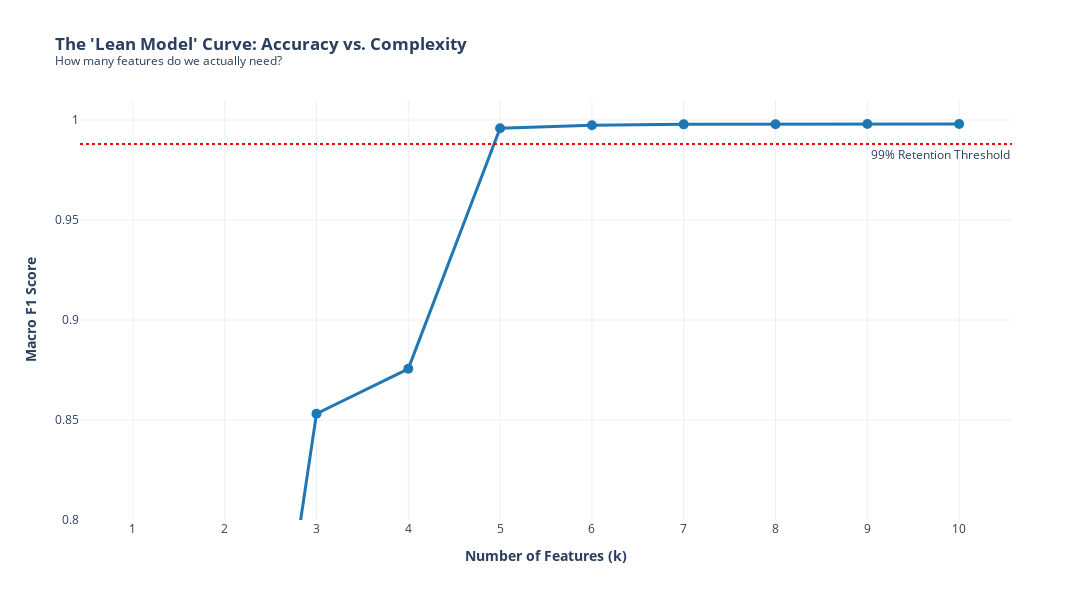

Notebook cell for this chart:
### Markdown cell above
### **6.4.2. The "Elbow" Visualization (Code)**

This figure answers the question: *"Where is the point of diminishing returns?"*

### Code cell
# --- Visualization: Accuracy vs. Complexity ---

# Create Hover Text
hover_text = [
    f"<b>Top {row.k_features} Features</b><br>Added: {row.features_added}<br>F1: {row.Macro_F1:.4f}<br>Retention: {row.Performance_Retention:.2f}%"
    for _, row in df_lean.iterrows()
]

# Plot
fig = go.Figure()

# Line: Macro F1
fig.add_trace(go.Scatter(
    x=df_lean['k_features'],
    y=df_lean['Macro_F1'],
    mode='lines+markers',
    name='Macro F1 Score',
    line=dict(color='#1f77b4', width=3),
    marker=dict(size=10, color='#1f77b4'),
    text=hover_text,
    hoverinfo='text'
))

# Threshold Line (99% Performance Retention)
threshold_val = baseline_f1 * 0.99
fig.add_hline(
    y=threshold_val, 
    line_dash="dot", 
    line_color="red", 
    annotation_text="99% Retention Threshold", 
    annotation_position="bottom right"
)

# Layout
fig.update_layout(
    title="<b>The 'Lean Model' Curve: Accuracy vs. Complexity</b><br><sup>How many features do we actually need?</sup>",
    xaxis_title="<b>Number of Features (k)</b>",
    yaxis_title="<b>Macro F1 Score</b>",
    template="plotly_white",
    height=600,
    width=1200,
    xaxis=dict(tickmode='linear', tick0=1, dtick=1), # Show all integers 1..10
    yaxis=dict(range=[0.8, 1.01]) # Zoom in on the top range
)

fig.write_image(f"{FIGURES_DIR}task6_lean_curve.png", scale=3, width=1200, height=600)
fig.show()

# 5. Recommendation Logic
# Find the first k where retention >= 99%
optimal_k = df_lean[df_lean['Performance_Retention'] >= 99.0].iloc[0]['k_features']
optimal_features = df_lean[df_lean['k_features'] <= optimal_k]['features_added'].tolist()

print(f"\n[RECOMMENDATION] Optimal Complexity: {optimal_k} Features")
print(f"Selected Features: {optimal_features}")
print(f"Reasoning: These {optimal_k} features retain >99% of the full model's predictive power.")

### Figure 1 — Plotly figure (JSON) as saved in the notebook; plotly's stock layout.template omitted (floating-point values rounded to 4 significant figures)
{"data": [{"hoverinfo": "text", "line": {"color": "#1f77b4", "width": 3}, "marker": {"color": "#1f77b4", "size": 10}, "mode": "lines+markers", "name": "Macro F1 Score", "text": ["<b>Top 1 Features</b><br>Added: avg_installments<br>F1: 0.4995<br>Retention: 50.05%", "<b>Top 2 Features</b><br>Added: monetary<br>F1: 0.5449<br>Retention: 54.60%", "<b>Top 3 Features</b><br>Added: avg_items_per_order<br>F1: 0.8531<br>Retention: 85.48%", "<b>Top 4 Features</b><br>Added: avg_freight<br>F1: 0.8756<br>Retention: 87.74%", "<b>Top 5 Features</b><br>Added: frequency<br>F1: 0.9959<br>Retention: 99.79%", "<b>Top 6 Features</b><br>Added: avg_review_score<br>F1: 0.9974<br>Retention: 99.94%", "<b>Top 7 Features</b><br>Added: recency_days<br>F1: 0.9978<br>Retention: 99.98%", "<b>Top 8 Features</b><br>Added: credit_card_usage_ratio<br>F1: 0.9979<br>Retention: 99.99%", "<b>Top 9 Features</b><br>Added: avg_delivery_days<br>F1: 0.9980<br>Retention: 100.00%", "<b>Top 10 Features</b><br>Added: state_freq_encoding<br>F1: 0.9980<br>Retention: 100.00%"], "type": "scatter", "x": [1, 2, 3, 4, 5, 6, 7, 8, 9, 10], "y": [0.4995, 0.5449, 0.8531, 0.8756, 0.9959, 0.9974, 0.9978, 0.9979, 0.998, 0.998]}], "layout": {"annotations": [{"showarrow": false, "text": "99% Retention Threshold", "x": 1, "xanchor": "right", "xref": "x domain", "y": 0.988, "yanchor": "top", "yref": "y"}], "height": 600, "shapes": [{"line": {"color": "red", "dash": "dot"}, "type": "line", "x0": 0, "x1": 1, "xref": "x domain", "y0": 0.988, "y1": 0.988, "yref": "y"}], "title": {"text": "<b>The 'Lean Model' Curve: Accuracy vs. Complexity</b><br><sup>How many features do we actually need?</sup>"}, "width": 1200, "xaxis": {"dtick": 1, "tick0": 1, "tickmode": "linear", "title": {"text": "<b>Number of Features (k)</b>"}}, "yaxis": {"range": [0.8, 1.01], "title": {"text": "<b>Macro F1 Score</b>"}}}}
